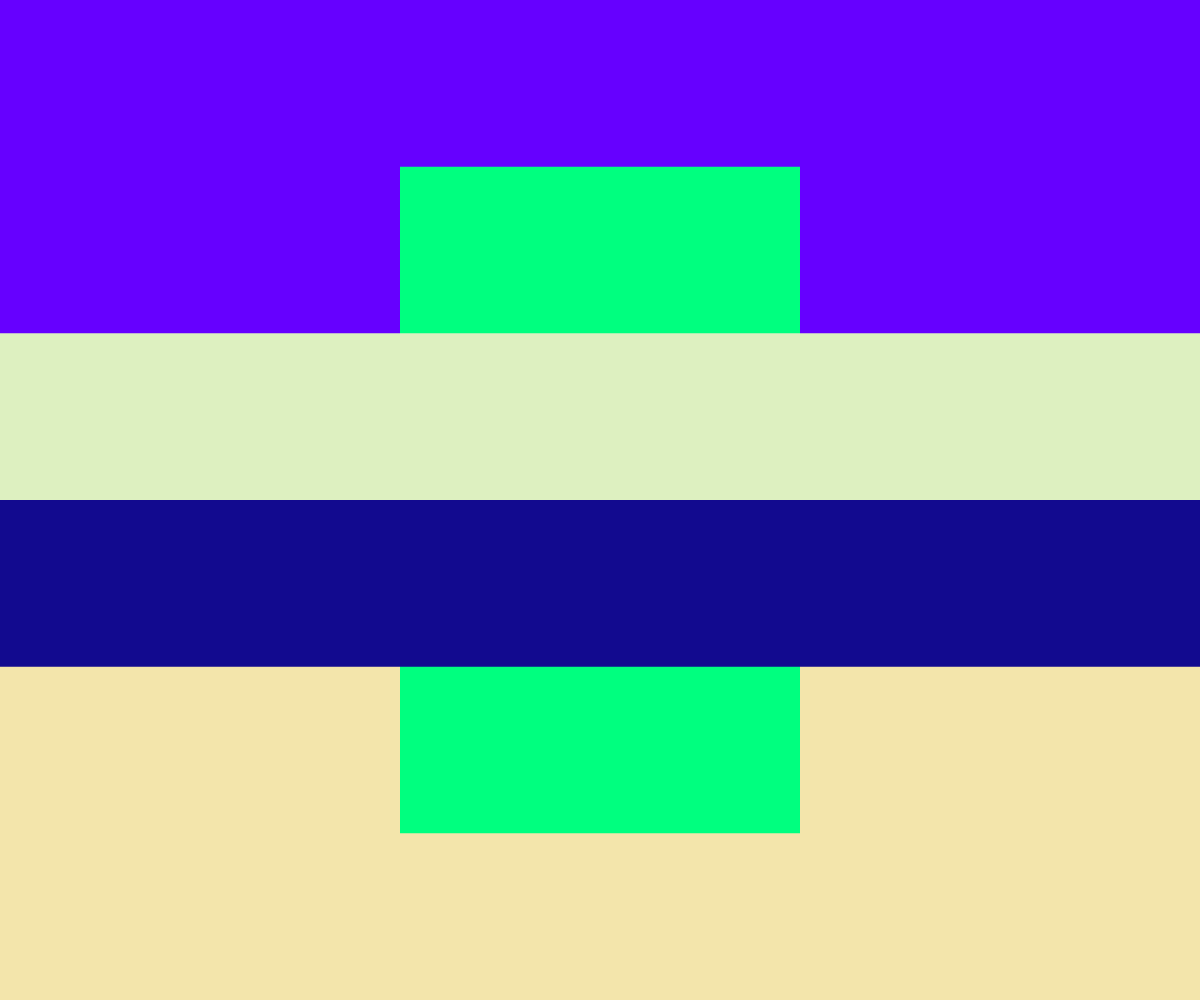
Frame 1 (no input)
Frame 60 (no input): identical to frame 1, image omitted
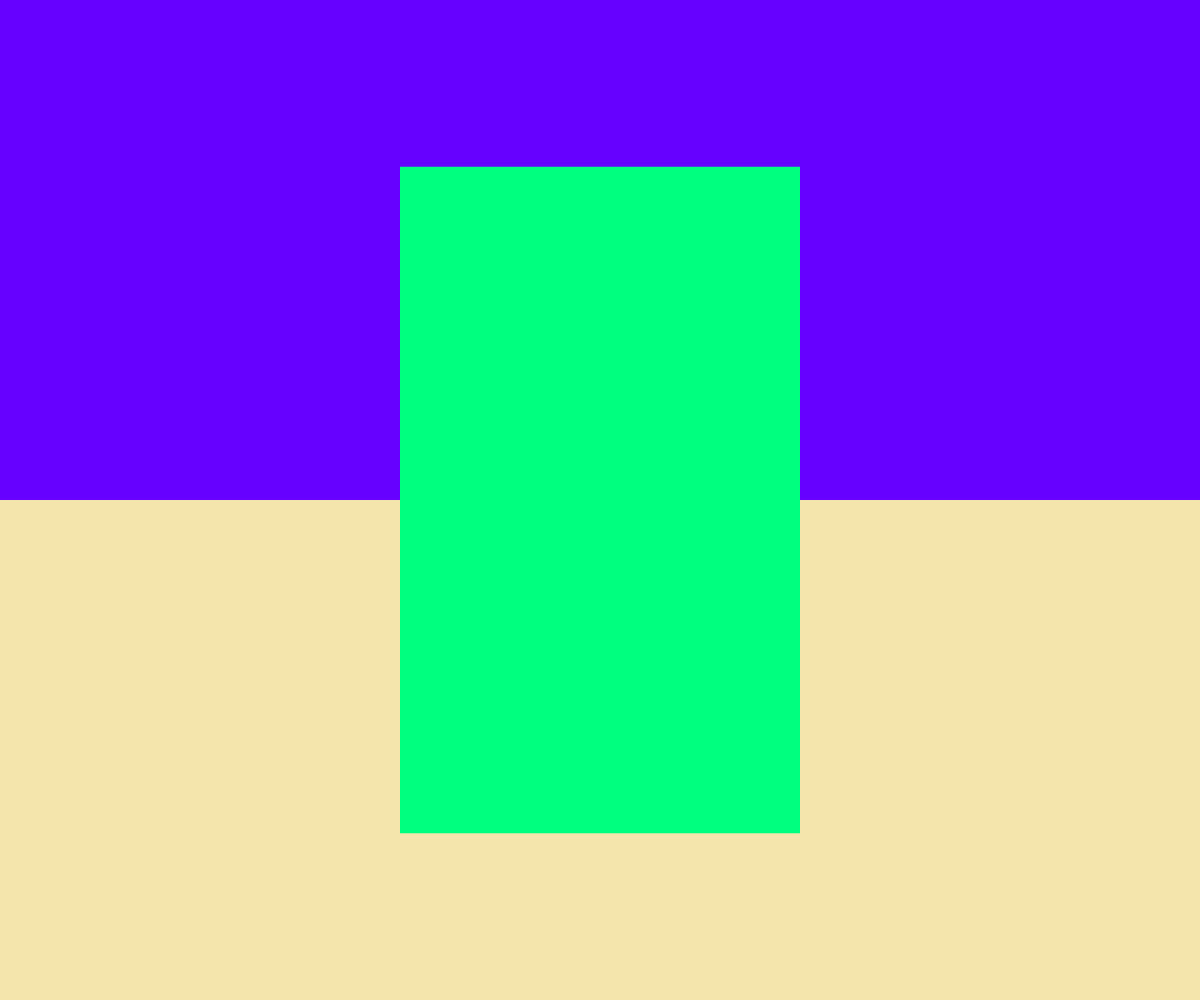
Frame 120 (the mouse pressed at the canvas centre since frame 60)

The p5.js sketch that drew these frames (run headless with seeded random() and noise() and a simulated clock; from frame 60 on, the mouse is pressed at the canvas centre):

// p5.js sketch
// ── sketch.js

let clrs = [
'#6600FF', //top 0
'#DDF0C0', //middle top 1
'#00FF7F', //middle strip 2
'#120A8F', //middle bottom 3
'#F3E5AB' //bottom 4
]


function setup() {
  createCanvas(windowWidth, windowHeight);
  noStroke();
}

function draw() {
 background(220);
 canvasRect(clrs[4], height/2, height/2, false);
 canvasRect(clrs[0], height/2, 0, false);
 fill(clrs[2]); 
 rect(width * 1/3, height * 1/6, width * 1/3, height * 2/3); 
 canvasRect(clrs[1], height/6, height/3, true);
 canvasRect(clrs[3], height/6, height/2, true);


}

function canvasRect(clr, hgt, y_offset, clickable) {
	fill(clr);
	if((clickable == true) && (mouseIsPressed == false)){
		rect(0, y_offset, width, hgt);
	} 
	if(clickable == false){
		rect(0, y_offset, width, hgt);
	}
}
